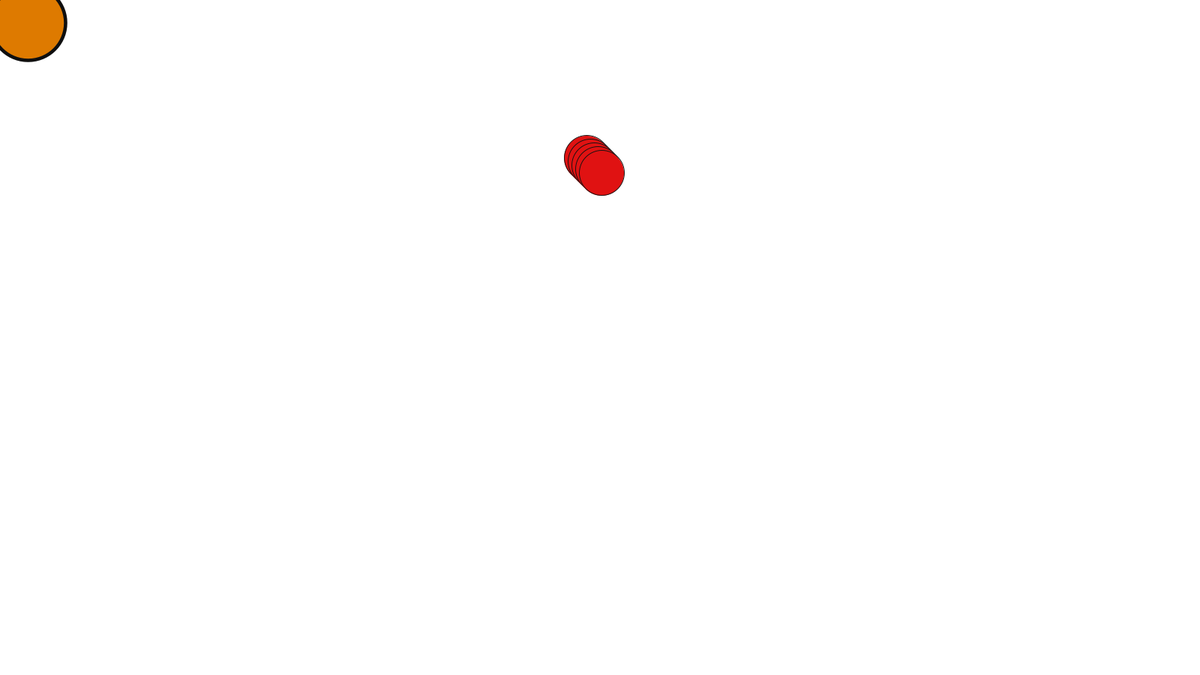
Frame 1 (no input)
Frame 60 (the mouse pressed at the canvas centre just before this capture): identical to frame 1, image omitted
Frame 120 (the mouse held since frame 60 and released just before this capture): identical to frame 1, image omitted

The Processing sketch that drew this single still picture (run headless with seeded random() and noise(); from frame 60 on, the mouse is pressed at the canvas centre):

// Processing sketch: Sbrugnera_LabMonday_AssignmentEight
// ── Sbrugnera_LabMonday_AssignmentEight.pde

// Every Fruit instance is represented by an ellipse
abstract class Fruit {

  // Instance variables
  private float x;
  private float y;
  private float myWidth;
  private float myHeight;
  private int offset;
  private float r;
  private float g;
  private float b;
  private boolean displayed;
  
  // Constructor
  public Fruit( float x, float y, float myWidth, float myHeight, float r, float g, float b ) {
    this.x = x;
    this.y = y;
    this.myWidth = myWidth;
    this.myHeight = myHeight;
    this.r = r;
    this.g = g;
    this.b = b;
    this.offset = 0;
    this.displayed = false;
  }
  
  // Get methods
  public float getX() { return this.x; }
  
  public float getY() { return this.y; }
  
  public float getMyWidth() { return this.myWidth; }
  
  public float getMyHeight() { return this.myHeight; }
  
  public float getR() { return this.r; }
  
  public float getG() { return this.g; }
  
  public float getB() { return this.b; }
  
  public int getOffset() { return this.offset; }
  
  public boolean isDisplayed() { return this.displayed; }
  
  public void setOffset( int offset ) {
    this.offset = offset;
  }
  
  public void switchDisplayed() { this.displayed = !this.displayed; }
  
  public abstract void display();
  
  public abstract void move();

}

// Subclass of Fruit
class Orange extends Fruit {
  
  // Constructor
  public Orange( float x, float y, float myWidth, float myHeight, float r, float g, float b ) {
    super( x, y, myWidth, myHeight, r, g, b );
  }
 
  public void display() {
    // Setting the color for the fruit
    fill( getR(), getG(), getB() );
    
    // Setting the stroke width and color
    stroke( random( 50 ) );
    strokeWeight( random( 10 ) );
  
    ellipse( (getX() + getOffset()) % 1600, (getY() + getOffset()) % 900, getMyWidth(), getMyHeight() );
  }
  
  public void move() {
    // Call superclass method
    super.setOffset( getOffset() * 2 );
  }

}

// Subclass of Fruit
class Apple extends Fruit {

  // Constructor
  public Apple( float x, float y, float myWidth, float myHeight, float r, float g, float b ) {
    super( x, y, myWidth, myHeight, r, g, b );
  }
  
  public void display() {
    // Setting the color for the fruit
    fill( getR(), getG(), getB() );
    
    // Setting the stroke width and color
    stroke( random( 50 ) );
    strokeWeight( random( 10 ) );
  
    for ( int i = 0; i < 5; i++ ) {
      ellipse( (getX() + getOffset() + i * 5) % 1600, (getY() + getOffset() + i * 5) % 900, getMyWidth(), getMyHeight() );
    }
    
  }
  
  public void move() {
    // Call superclass method
    super.setOffset( getOffset()  * 3 );
  }
  
}

// Global variables
Fruit orange;
Fruit apple;

// The setup() function is run once, when the program starts
// It is used to define initial enviroment properties such as screen size
void setup() {

  // Create a frame width pixels wide, height pixels high
  size( 1600, 900 );
  
  // Create new instances
  orange = new Orange( random( 20 ), random( 20 ), 100, 100, 222, 122, 0 );
  apple = new Apple( random( 800 ), random( 800 ), 60, 60, 224, 18, 18 );

}

// The draw() function continuously executes the lines of code contained inside its block until the
// program is stopped or noLoop() is called. draw() is called automatically after setup()
void draw() {
  
  // First state
  while ( millis() < 5000 ) {
    background( 18, 224, 26 );
  }
  
  // Second state
  if ( !orange.isDisplayed() ) {
   background( 255 );
   orange.setOffset( (int)random( 30 ) );
   orange.display();
   orange.switchDisplayed();
  }
  
  if ( !apple.isDisplayed() ) {
   apple.setOffset( (int)random( 40 ) );
   apple.display();
   apple.switchDisplayed();
  }
  
}

// Move the fruits on the screen
void mouseClicked() {

  background( 255 );
  orange.move();
  apple.move();
  
  orange.display();
  apple.display();
  
}
